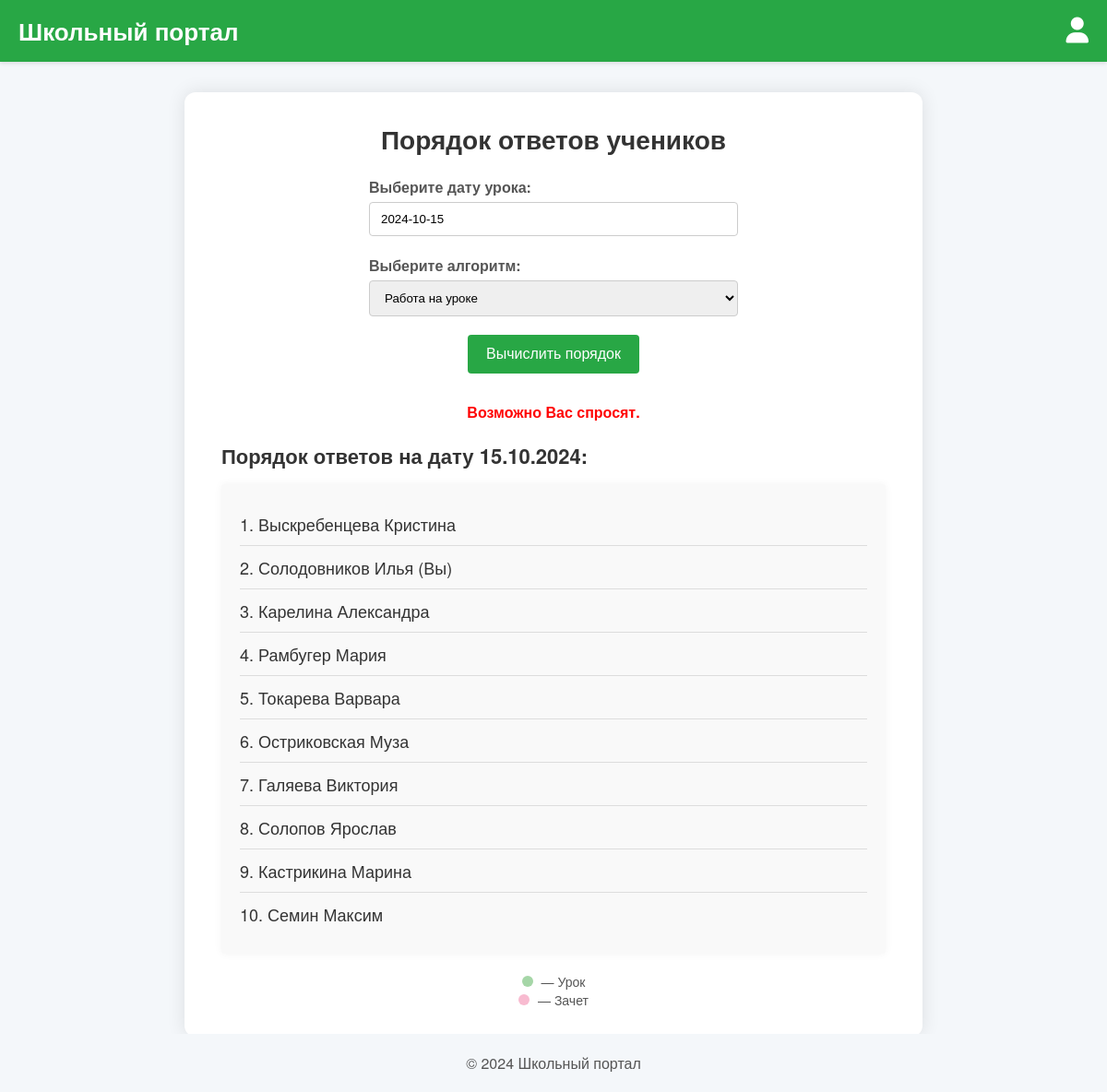
/ (signed in), run on the app's committed database.
### tables this page shows
CREATE TABLE `lesson_dates` (
  `id` int(11) NOT NULL AUTO_INCREMENT,
  `lesson_date` date NOT NULL,
  `lesson_type` enum('lesson','exam') NOT NULL DEFAULT 'lesson',
  PRIMARY KEY (`id`),
  UNIQUE KEY `lesson_date` (`lesson_date`)
);

CREATE TABLE `students` (
  `id` int(11) NOT NULL AUTO_INCREMENT,
  `name` varchar(255) NOT NULL,
  `was_present_before` tinyint(1) NOT NULL DEFAULT 0,
  `is_present_now` tinyint(1) NOT NULL DEFAULT 0,
  `marks` int(11) NOT NULL DEFAULT 0,
  PRIMARY KEY (`id`)
);

CREATE TABLE `users` (
  `id` int(11) NOT NULL AUTO_INCREMENT,
  `student_id` int(11) NOT NULL,
  `username` varchar(50) NOT NULL,
  `nickname` varchar(50) DEFAULT NULL,
  `telegram` varchar(50) DEFAULT NULL,
  `password_hash` varchar(255) NOT NULL,
  `is_admin` tinyint(1) NOT NULL DEFAULT 0,
  `created_at` timestamp NULL DEFAULT current_timestamp(),
  `api_key` varchar(255) DEFAULT NULL,
  PRIMARY KEY (`id`),
  UNIQUE KEY `username` (`username`),
  UNIQUE KEY `student_unique` (`student_id`),
  UNIQUE KEY `api_token` (`api_key`),
  CONSTRAINT `users_ibfk_1` FOREIGN KEY (`student_id`) REFERENCES `students` (`id`) ON DELETE CASCADE
);

### config/functions.php (called while the page is built, shortened)
<?php
function getNextLessonDate($pdo) {
    $today = date('Y-m-d');
    $stmt = $pdo->prepare('SELECT lesson_date FROM lesson_dates WHERE lesson_date >= ? ORDER BY lesson_date ASC LIMIT 1');
    $stmt->execute([$today]);
    $nextLesson = $stmt->fetchColumn();
    if ($nextLesson) {
        return $nextLesson;
    } else {
        return $today;
    }
}
function readStudents($pdo) {
    $stmt = $pdo->query('SELECT s.*, u.id AS user_id, u.nickname FROM students s LEFT JOIN users u ON s.id=u.student_id');
    return $stmt->fetchAll();
}
function isLoggedIn() {
    return isset($_SESSION['user_id']);
}
function calculateOrderLesson($students, $day, $n = 10) {
    $quantity = count($students);
    $index = ($day - 1) % $quantity;
    $order = [];
    $selectedIndices = [];
    while (count($order) < $n && count($selectedIndices) < $quantity) {
        $student = $students[$index];
        if (!in_array($index, $selectedIndices)) {
            if ($student['is_present_now'] && $student['was_present_before'] && $student['marks'] == 0)
                $order[] = $student;
            $selectedIndices[] = $index;
            $index = ($index + $day) % $quantity;
        } else {
            $index = ($index + 1) % $quantity;
        }
    }
    return $order;
}
?>

### index.php (the view, shortened to what this page needs)
<?php
require_once 'config/config.php';
require_once 'config/functions.php';
if ($_SERVER['REQUEST_METHOD'] == 'POST') {
    $selectedDate = $_POST['date'];
    $algorithm = $_POST['algorithm'];
} else {
    $selectedDate = getNextLessonDate($pdo);
    $algorithm = 'auto';
}
if ($algorithm == 'auto') {
    $stmt = $pdo->prepare('SELECT lesson_type FROM lesson_dates WHERE lesson_date = ?');
    $stmt->execute([$selectedDate]);
    $lessonType = $stmt->fetchColumn();
    if ($lessonType == 'exam') {
        $algorithm = 'exam';
    } else {
        $algorithm = 'lesson';
    }
}
$day = (int)date('d', strtotime($selectedDate));
$students = readStudents($pdo);
$quantity = count($students);
$user_message = '';
if ($quantity > 0) {
    if ($algorithm == 'exam') {
        $order = calculateOrderExam($students, $day);
    } else {
        $order = calculateOrderLesson($students, $day);
    }
} else {
    echo "<p>Не удалось вычислить порядок, так как список учеников пуст.</p>";
    $order = [];
}
if (isLoggedIn() && $algorithm == 'lesson') {
    if (in_array($_SESSION['user_id'], array_column($order, 'user_id'))){
        $user_message = '<p class="user-alert" style="color: red; font-weight: bold; text-align: center; margin-top: 20px;">Возможно Вас спросят.</p>';
    } else {
        $user_message = '<p class="user-alert" style="color: green; font-weight: bold; text-align: center; margin-top: 20px;">Скорее всего Вас не спросят.</p>';
    }
}
?>
<!DOCTYPE html>
<html lang="ru">
<head>
    <link rel="stylesheet" href="style.css">
    <link rel="stylesheet" href="https://cdnjs.cloudflare.com/ajax/libs/font-awesome/6.4.0/css/all.min.css">
    <link rel="stylesheet" href="https://cdn.jsdelivr.net/npm/flatpickr/dist/flatpickr.min.css">
</head>
<body>
    <?php include 'config/header.php'; ?>
    <div class="container">
        <h1>Порядок ответов учеников</h1>
        <form method="post">
            <div class="form-group">
                <label for="date">Выберите дату урока:</label>
                <input type="text" id="date" name="date" value="<?php echo htmlspecialchars($selectedDate); ?>" required>
            </div>
            <div class="form-group">
                <label for="algorithm">Выберите алгоритм:</label>
                <select id="algorithm" name="algorithm">
                    <option value="lesson" <?php if ($algorithm == 'lesson') echo 'selected'; ?>>Работа на уроке</option>
                </select>
            </div>
            <input type="submit" value="Вычислить порядок">
        </form>
        <?php if (isset($user_message)): ?>
            <?php echo $user_message; ?>
        <?php endif; ?>
        <?php if (!empty($order)): ?>
            <h2>Порядок ответов на дату <?php echo date('d.m.Y', strtotime($selectedDate)); ?>:</h2>
            <ol>
                <?php foreach ($order as $student): ?>
                    <li><?php
                        echo htmlspecialchars($student['name']);
                        if (isLoggedIn() && $_SESSION['user_id'] == $student['user_id'])
                            echo ' (Вы)';
                        elseif ($student['nickname'])
                            echo ' ('. htmlspecialchars($student['nickname']) . ')';
                    ?></li>
                <?php endforeach; ?>
            </ol>
        <?php else: ?>
            <p>Нет доступных учеников для выбранного алгоритма и даты.</p>
        <?php endif; ?>
        <div class="legend">
            <span><span class="lesson-day"></span> — Урок</span>
            <br>
            <span><span class="exam-day"></span> — Зачет</span>
        </div>
    </div>
    <?php include 'config/footer.php'; ?>
</body>
</html>

### style.css (style rules this page uses)
:root { --font-family: 'Helvetica Neue', Arial, sans-serif; --color-bg: #f4f7fa; --color-bg-content: #fff; --color-text: #333; --color-text-secondary: #555; --color-primary: #28a745; --color-primary-hover: #209a3c; --color-border: #ccc; --color-border-light: #ddd; --color-success: #d4edda; --color-error: #dc3545; --color-warning: #ffc107; --color-info: #17a2b8; --color-calendar-bg: #fafafa; --color-calendar-header: #f0f0f0; --color-calendar-weekdays: #f7f7f7; --color-calendar-today-bg: #cce5ff; --color-calendar-today-text: #0056b3; --color-calendar-selected-bg: #0056b3; --color-calendar-selected-text: #fff; --color-calendar-lesson-day-bg: #a5d6a7; --color-calendar-lesson-day-text: #2e7d32; --color-calendar-lesson-day-hover-bg: #81c784; --color-calendar-lesson-day-hover-text: #1b5e20; --color-calendar-exam-day-bg: #f8bbd0; --color-calendar-exam-day-text: #880e4f; --color-calendar-exam-day-hover-bg: #f48fb1; --color-calendar-exam-day-hover-text: #560027; }
* { margin: 0; padding: 0; box-sizing: border-box; }
body { font-family: var(--font-family); background-color: var(--color-bg); color: var(--color-text); }
.user-alert { color: red; font-weight: bold; text-align: center; margin-top: 20px; }
form { margin-bottom: 30px; text-align: center; }
label { display: block; font-weight: bold; margin-bottom: 5px; color: var(--color-text-secondary); }
.form-group { margin-bottom: 20px; text-align: left; max-width: 400px; margin-left: auto; margin-right: auto; }
input[type="text"], input[type="password"], select, input[type="number"] { padding: 10px 12px; width: 100%; max-width: 100%; border: 1px solid var(--color-border); border-radius: 4px; margin: 0 auto 15px auto; display: block; }
input[type="submit"], button { padding: 12px 20px; background: var(--color-primary); border: none; color: #fff; border-radius: 4px; cursor: pointer; margin: 20px auto 0 auto; font-size: 16px; transition: background 0.3s ease; display: block; }
ol { background: #f9f9f9; padding: 20px; border-radius: 4px; box-shadow: 0 0 10px rgba(0, 0, 0, 0.05); list-style-position: inside; font-size: 18px; }
ol li { padding: 10px 0; border-bottom: 1px solid var(--color-border-light); }
ol li:last-child { border-bottom: none; }
.legend { margin-top: 20px; text-align: center; font-size: 14px; color: var(--color-text-secondary); }
.legend .lesson-day { width: 12px; height: 12px; background-color: var(--color-calendar-lesson-day-bg); display: inline-block; margin-right: 5px; border-radius: 50%; }
.legend .exam-day { width: 12px; height: 12px; background-color: var(--color-calendar-exam-day-bg); display: inline-block; margin-right: 5px; border-radius: 50%; }
.container { width: 80%; max-width: 800px; margin: 100px auto 60px auto; background: var(--color-bg-content); padding: 30px 40px; border-radius: 12px; box-shadow: 0 0 20px rgba(0, 0, 0, 0.1); }
h1 { color: var(--color-text); text-align: center; font-size: 28px; margin-bottom: 20px; }
h2 { color: var(--color-text); font-size: 22px; margin-top: 20px; margin-bottom: 15px; }

### data on the page
lesson_dates: date "2024-10-15", algorithm "Работа на уроке", lesson_date "15.10.2024"
students: name "Выскребенцева Кристина"
users: student.name "Солодовников Илья", shows "(Вы)"
students: name "Карелина Александра"
students: name "Рамбугер Мария"
students: name "Токарева Варвара"
students: name "Остриковская Муза"
students: name "Галяева Виктория"
students: name "Солопов Ярослав"
students: name "Кастрикина Марина"
students: name "Семин Максим"
